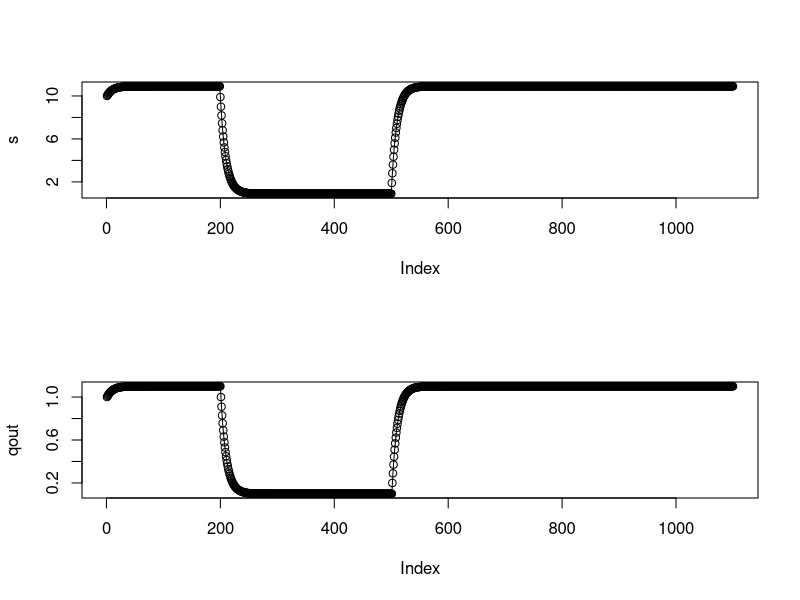

Reproduce this figure in R.
## test the celerity based solution with additional dispersion
rm(list=ls())
n <- 1100
s <- rep(NA,n)
cel <- 10
disp <- 000*100/2
qin <- rep(1,n)
qin[200:500] <- 0
r <- rep(0.1,n)
qout <- rep(NA,n)
qav <- rep(NA,n)
s[1] <- 10
qout[1] <- qin[1]
Dt <- 1
Dx <- 100

K <- cel*Dt/Dx
eta <- min(K,0.5 - (disp/(cel*Dx)))

qav[1] <- eta*qin[1] + (1-eta)*qout[1]

qqout <- qout
qqav <- qav
ss <- s

for(ii in 2:n){
    
    ss[ii] <- max(0, ss[ii-1] + ( Dt / (1+K-eta) )*(qin[ii] + (1-eta)*r[ii] - qqav[ii-1]) )
    qqout[ii] <- (ss[ii-1] + Dt*(qin[ii]+r[ii]) - ss[ii])/Dt
    qqav[ii] <- eta*qin[ii] + (1-eta)*qqout[ii]
    
    qout[ii] <- ( qav[ii-1] + (K-eta)*qin[ii] + K*r[ii] ) / ( 1-eta+K )
    s[ii] <- s[ii-1] + Dt*(qin[ii] - qout[ii] + r[ii])
    qav[ii] <- eta*qin[ii] + (1-eta)*qout[ii]
}

par(mfrow=c(2,1))
plot(s); lines(ss)
plot(qout); lines(qqout)


## ## Classic formulation
## rm(list=ls())
## n <- 1100
## s <- rep(NA,n)
## cel <- 100
## disp <- 100*100/2
## qin <- rep(1,n)
## qin[200:500] <- 0
## r <- rep(0,n)
## qout <- rep(NA,n)
## s[1] <- 1
## qout[1] <- qin[1]
## Dt <- 1
## Dx <- 100

## K <- cel*Dt/Dx
## R <- (2*disp)/(cel*Dx)

## theta <- c( 1+R-K, 1-R+K, K-1+R, 2*K)/(1+R+K)
    
## for(ii in 2:n){
##     qout[ii] <- theta[1]*qout[ii-1] + theta[2]*qin[ii-1] + theta[3]*qin[ii] + theta[4]*r[ii]
##     s[ii] <- s[ii-1] + (Dt/2)*(qin[ii] + qin[ii-1] - qout[ii] - qout[ii-1])
## }

## par(mfrow=c(2,1))
## plot(s)
## plot(qout)

## ## Area formulation
## n <- 1100
## s <- rep(NA,n)
## v <- 1.4
## qin <- rep(1,n)
## r <- rep(0,n)
## qout <- ain <- aout <- eta <- rep(NA,n)
## s0 <- 1
## Dt <- 1
## Dx <- 100

## for(ii in 1:n){
##     ain[ii] <- qin[ii] / v
##     eta[ii] <- min(0.5, ( s0+Dt*(qin[ii]-r[ii]) ) / (Dx*ain[ii]) )
##     lwr <- 0; upr <- ain
##     fopt <- function(x){
##         Dx*( (eta[ii]*ain[ii]) + (1-eta[ii])*x ) - (s0 + Dt*(qin[ii] - r[ii] - v*x))
##     }
##     tmp <- uniroot(fopt, c(0,ain[ii]),
##                    extendInt = "upX", check.conv = FALSE,
##                    tol = 2*.Machine$double.eps, maxiter = 1000, trace = 0)
##     aout[ii] <- tmp$root
##     qout[ii] <- v*aout[ii]
##     s[ii] <- s0 + Dt*(qin[ii]-r[ii]-qout[ii])
##     s0 <- s[ii]
## }

